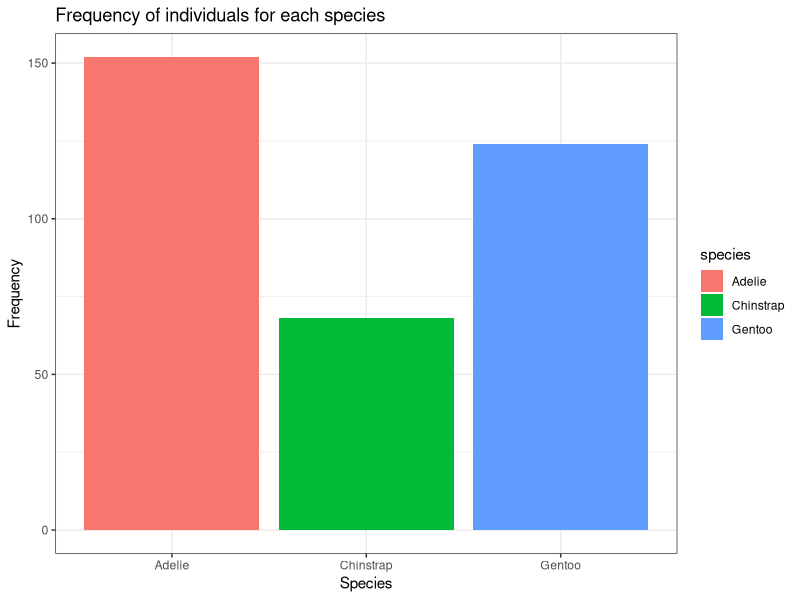
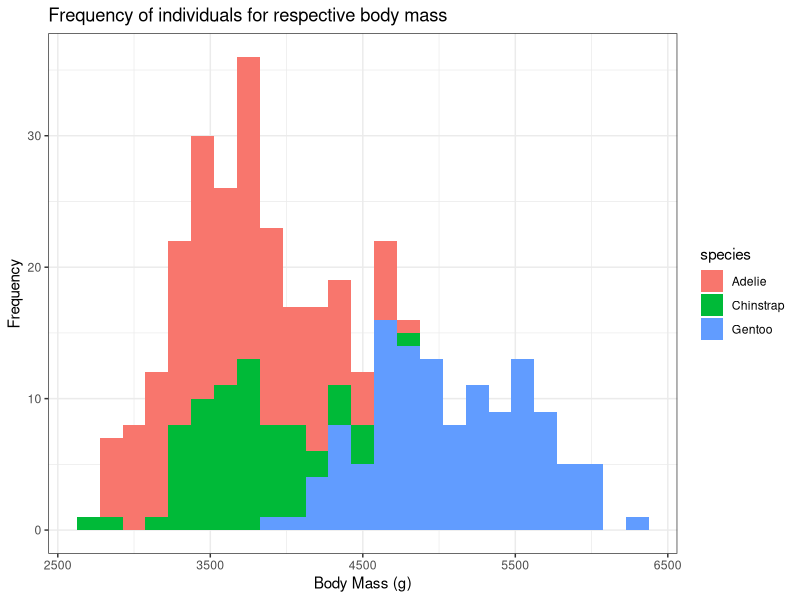
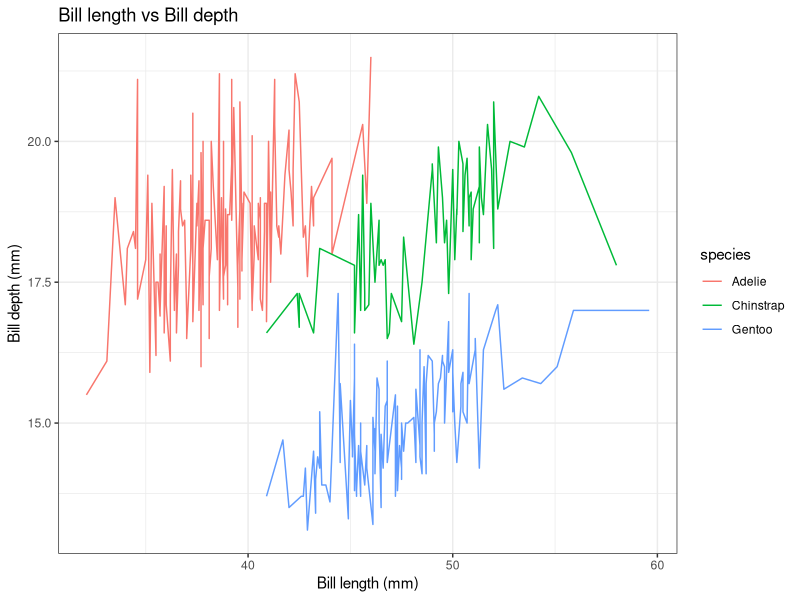
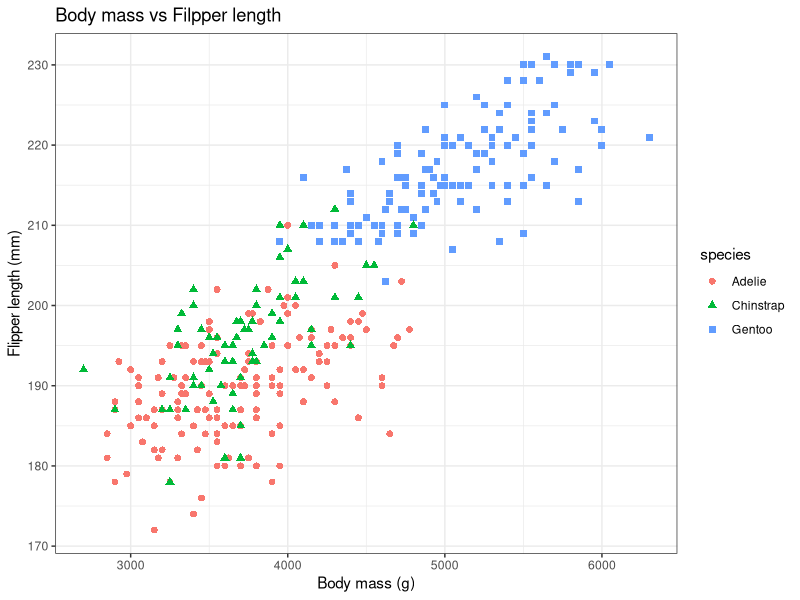
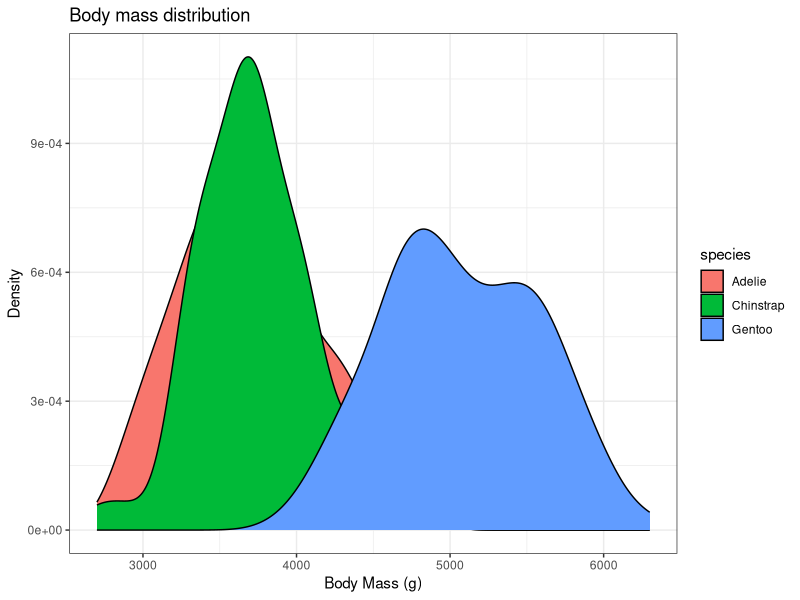
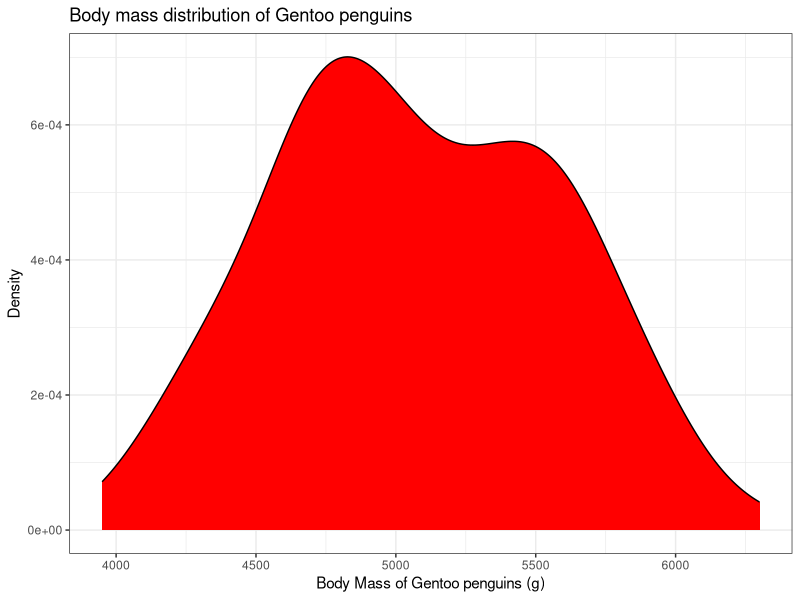
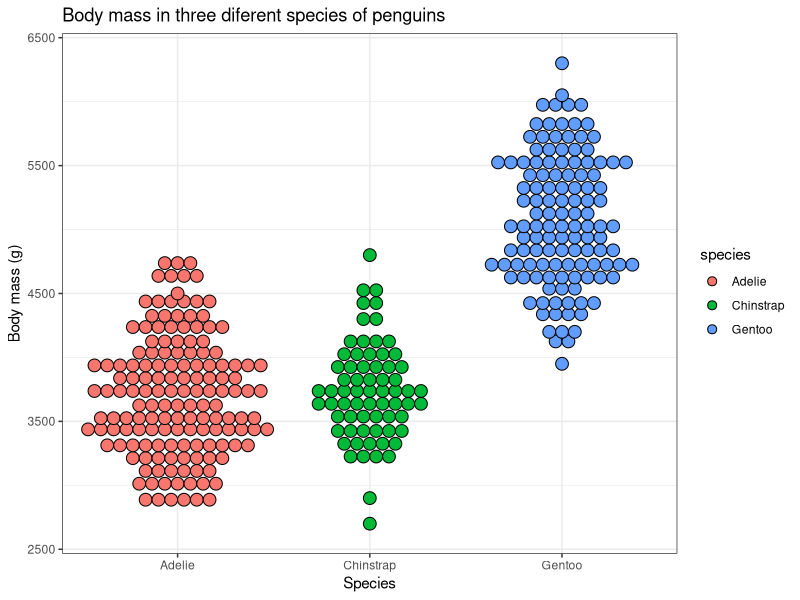
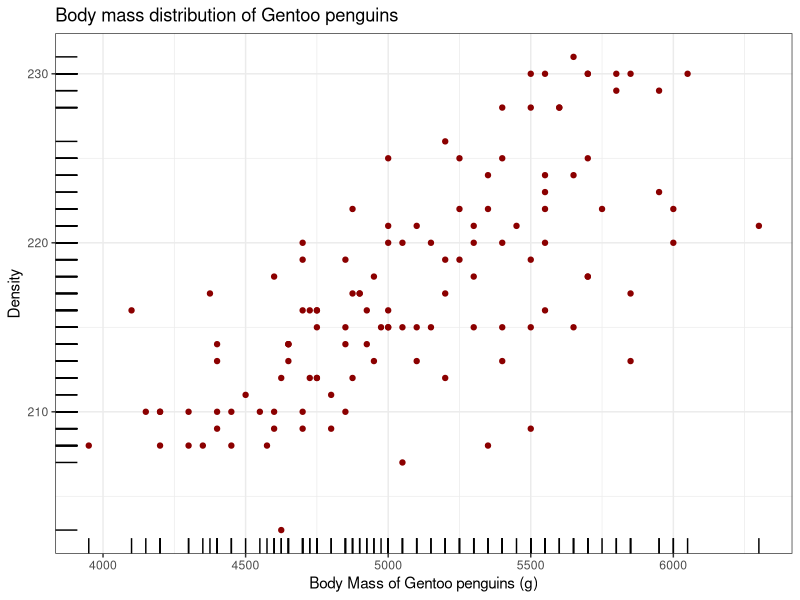

R code for these plots, in order:
## ---- chunk 1
#| column: page
library(palmerpenguins)
knitr::kable(head(penguins))
## ---- chunk 2
library(ggplot2)
library(palmerpenguins)

ggplot(data = penguins, aes(x = species, fill = species)) + 
  xlab("Species") + ylab("Frequency") + 
  ggtitle("Frequency of individuals for each species") + 
  geom_bar() + theme_bw()
## ---- chunk 3
#| warning: false
library(ggplot2)
library(palmerpenguins)

ggplot(data = penguins, aes(x = body_mass_g, fill = species)) + 
  xlab("Body Mass (g)") + ylab("Frequency") + 
  ggtitle("Frequency of individuals for respective body mass") + 
  geom_histogram(bins = 25) + theme_bw()
## ---- chunk 4
#| warning: false
library(ggplot2)
library(palmerpenguins)

ggplot(data = penguins, aes(x = bill_length_mm, 
                            y = bill_depth_mm, colour = species)) + 
  xlab("Bill length (mm)") + ylab("Bill depth (mm)") + 
  ggtitle("Bill length vs Bill depth") + geom_line() + theme_bw()
## ---- chunk 5
#| warning: false
library(ggplot2)
library(palmerpenguins)

ggplot(data = penguins, aes(x = body_mass_g, y = flipper_length_mm, 
                            shape = species, colour = species)) + 
  xlab("Body mass (g)") + ylab("Flipper length (mm)") + 
  ggtitle("Body mass vs Filpper length") + geom_point(size = 2) + theme_bw()
## ---- chunk 6
#| warning: false
library(ggplot2)
library(palmerpenguins)

ggplot(data = penguins, aes(x = body_mass_g, fill = species)) + 
  xlab("Body Mass (g)") + ylab("Density") + ggtitle("Body mass distribution") + 
  geom_density() + theme_bw()
## ---- chunk 7
#| warning: false
library(ggplot2)
library(palmerpenguins)
library(dplyr)

penguins_gentoo <- penguins %>% filter(species == "Gentoo")

ggplot(data = penguins_gentoo, aes(x = body_mass_g)) + 
  xlab("Body Mass of Gentoo penguins (g)") + ylab("Density") + 
  ggtitle("Body mass distribution of Gentoo penguins") + 
  geom_density(fill = "red") + theme_bw()
## ---- chunk 8
#| warning: false
library(ggplot2)
library(palmerpenguins)

ggplot(data = penguins, aes(x = species, y = body_mass_g, fill = species)) + 
  xlab("Species") + ylab("Body mass (g)") + 
  ggtitle("Body mass in three diferent species of penguins") + 
  geom_dotplot(binaxis = "y", stackdir = "center", binwidth = 100) + theme_bw()
## ---- chunk 9
#| warning: false
library(ggplot2)
library(palmerpenguins)
library(dplyr)

penguins_gentoo <- penguins %>% filter(species == "Gentoo")

ggplot(data = penguins_gentoo, aes(x = body_mass_g, y = flipper_length_mm)) + 
  xlab("Body Mass of Gentoo penguins (g)") + ylab("Density") + 
  ggtitle("Body mass distribution of Gentoo penguins") + 
  geom_point(colour = "darkred") + geom_rug() + theme_bw()
## ---- chunk 10
#| warning: false
library(ggplot2)
library(palmerpenguins)

ggplot(data = penguins, aes(x = species, y = body_mass_g, colour = species)) + 
  xlab("Species") + ylab("Body mass (g)") + 
  ggtitle("Body mass in three diferent species of penguins") + geom_boxplot() + 
  theme_bw()
## ---- chunk 11
#| warning: false
library(ggplot2)
library(palmerpenguins)

ggplot(data = penguins, aes(x = species, y = body_mass_g, fill = species)) + 
  xlab("Species") + ylab("Body mass (g)") + 
  ggtitle("Body mass in three diferent species of penguins") + 
  geom_violin(aes(colour = species), trim = TRUE) + geom_boxplot(width = 0.2) +
  theme_bw()
## ---- chunk 12
Sys.time()
